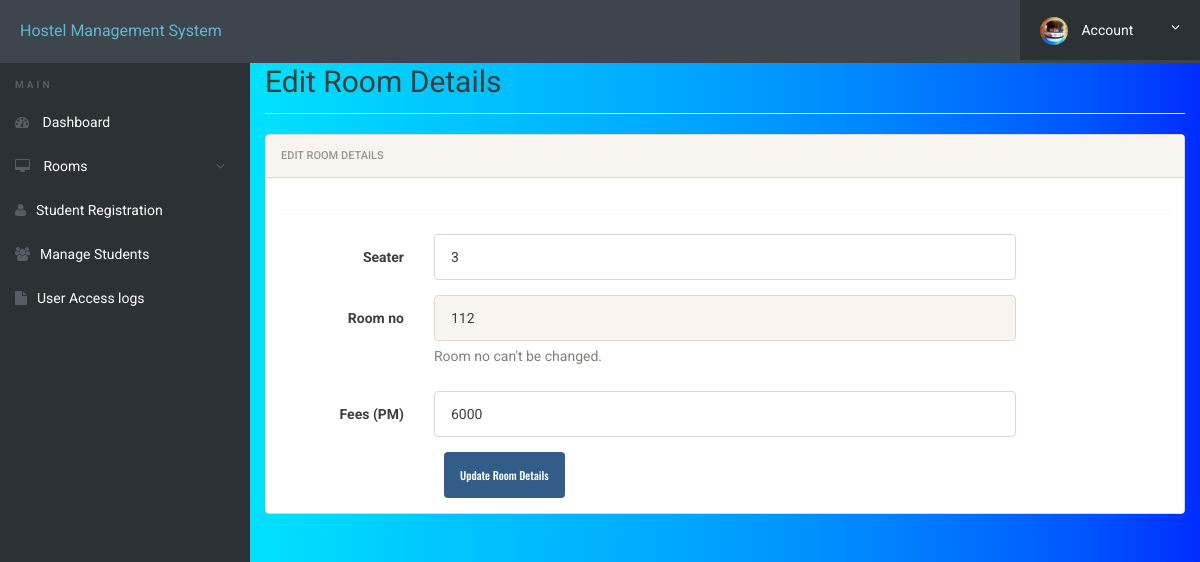
The app's page /admin/edit-room.php?id=4 (signed in) with its own data.
### tables this page shows
CREATE TABLE IF NOT EXISTS `rooms` (
  `id` int(11) NOT NULL AUTO_INCREMENT,
  `seater` int(11) DEFAULT NULL,
  `room_no` int(11) DEFAULT NULL,
  `fees` int(11) DEFAULT NULL,
  `posting_date` timestamp NULL DEFAULT CURRENT_TIMESTAMP,
  PRIMARY KEY (`id`),
  KEY `room_no` (`room_no`)
);

### admin/edit-room.php (the view, shortened to what this page needs)
<?php
include('includes/config.php');
?>
<!doctype html>
<html lang="en" class="no-js">
<head>
	<link rel="stylesheet" href="css/font-awesome.min.css">
	<link rel="stylesheet" href="css/bootstrap.min.css">
	<link rel="stylesheet" href="css/dataTables.bootstrap.min.css">>
	<link rel="stylesheet" href="css/bootstrap-social.css">
	<link rel="stylesheet" href="css/bootstrap-select.css">
	<link rel="stylesheet" href="css/fileinput.min.css">
	<link rel="stylesheet" href="css/awesome-bootstrap-checkbox.css">
	<link rel="stylesheet" href="css/style.css">
</head>
<body>
	<?php include('includes/header.php');?>
	<div class="ts-main-content">
		<?php include('includes/sidebar.php');?>
		<div class="content-wrapper">
			<div class="container-fluid">
				<div class="row">
					<div class="col-md-12">
						<h2 class="page-title">Edit Room Details </h2>
						<div class="row">
							<div class="col-md-12">
								<div class="panel panel-default">
									<div class="panel-heading">Edit Room Details</div>
									<div class="panel-body">
										<form method="post" class="form-horizontal">
											<?php
											$id=$_GET['id'];
											$ret="select * from rooms where id=?";
											$stmt= $mysqli->prepare($ret) ;
											$stmt->bind_param('i',$id);
	 $stmt->execute() ;
	 $res=$stmt->get_result();
	 while($row=$res->fetch_object())
	 {
	 	?>
	 	<div class="hr-dashed"></div>
	 	<div class="form-group">
	 		<label class="col-sm-2 control-label">Seater  </label>
	 		<div class="col-sm-8">
	 			<input type="text"  name="seater" value="<?php echo $row->seater;?>"  class="form-control"> </div>
	 		</div>
	 		<div class="form-group">
	 			<label class="col-sm-2 control-label">Room no </label>
	 			<div class="col-sm-8">
	 				<input type="text" class="form-control" name="rmno" id="rmno" value="<?php echo $row->room_no;?>" disabled>
	 				<span class="help-block m-b-none">
	 				Room no can't be changed.</span>
	 			</div>
	 		</div>
	 		<div class="form-group">
	 			<label class="col-sm-2 control-label">Fees (PM) </label>
	 			<div class="col-sm-8">
	 				<input type="text" class="form-control" name="fees" value="<?php echo $row->fees;?>" >
	 			</div>
	 		</div>
	 	<?php } ?>
	 	<div class="col-sm-8 col-sm-offset-2">
	 		<input class="btn btn-primary" type="submit" name="submit" value="Update Room Details ">
	 	</div>
	 </div>
</div>
</div>
</div>
</div>
</div>
</div>
</div>
</div>
</body>
</html>

### admin/css/style.css (style rules this page uses)
html { font-size: 14px; }
@media only screen and (min-width: 480px) { html { font-size: 17px; } }
@media only screen and (min-width: 768px) { html { font-size: 14px; } }
body { font-size: 1em; background-image: linear-gradient(to right, #00ffde, #00f3ef, #00e5fb, #00d7ff, #00c7ff, #00b9ff, #00aaff, #0099ff, #0085ff, #006eff, #0053ff, #002cff); }
.btn { font-family: 'Oswald', sans-serif; }
.hr-dashed { background-color: transparent; border-top: 1px dotted #edf0f5; color: transparent; height: 1px; margin: 20px 0; }
.panel { overflow: hidden; }
.btn { text-transform: none; }
.page-title { padding-bottom: 15px; margin-bottom: 20px; border-bottom: 1px solid #f0f0f0; }
.ts-main-content .content-wrapper { padding-top: 15px; margin-top: 10px; }
@media only screen and (min-width: 992px) { .ts-main-content .content-wrapper { margin-left: 250px; } }

### records on screen
rooms: seater "3", rmno "112", fees "6000"
